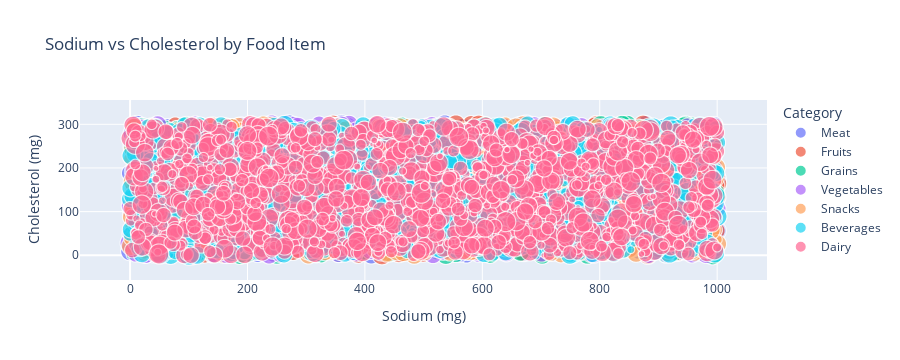

The notebook cell this image was saved under:
### Markdown cell above
## Sodium and Cholesterol Comparison

### Code cell
fig = px.scatter(DF, x='Sodium (mg)', y='Cholesterol (mg)', color='Category', size='Calories (kcal)', title='Sodium vs Cholesterol by Food Item')
fig.show()

### Figure 1 — Plotly figure (JSON) as saved in the notebook; plotly's stock layout.template omitted (floating-point values rounded to 4 significant figures; data arrays with more than 128 entries replaced by an {"elided": "..."} marker saying what was removed)
{"data": [{"hovertemplate": "Category=Meat<br>Sodium (mg)=%{x}<br>Cholesterol (mg)=%{y}<br>Calories (kcal)=%{marker.size}<extra></extra>", "legendgroup": "Meat", "marker": {"color": "#636efa", "size": {"elided": "1418 int values"}, "sizemode": "area", "sizeref": 1.5, "symbol": "circle"}, "mode": "markers", "name": "Meat", "showlegend": true, "type": "scattergl", "x": {"elided": "1418 int values"}, "xaxis": "x", "y": {"elided": "1418 int values"}, "yaxis": "y"}, {"hovertemplate": "Category=Fruits<br>Sodium (mg)=%{x}<br>Cholesterol (mg)=%{y}<br>Calories (kcal)=%{marker.size}<extra></extra>", "legendgroup": "Fruits", "marker": {"color": "#EF553B", "size": {"elided": "1453 int values"}, "sizemode": "area", "sizeref": 1.5, "symbol": "circle"}, "mode": "markers", "name": "Fruits", "showlegend": true, "type": "scattergl", "x": {"elided": "1453 int values"}, "xaxis": "x", "y": {"elided": "1453 int values"}, "yaxis": "y"}, {"hovertemplate": "Category=Grains<br>Sodium (mg)=%{x}<br>Cholesterol (mg)=%{y}<br>Calories (kcal)=%{marker.size}<extra></extra>", "legendgroup": "Grains", "marker": {"color": "#00cc96", "size": {"elided": "1384 int values"}, "sizemode": "area", "sizeref": 1.5, "symbol": "circle"}, "mode": "markers", "name": "Grains", "showlegend": true, "type": "scattergl", "x": {"elided": "1384 int values"}, "xaxis": "x", "y": {"elided": "1384 int values"}, "yaxis": "y"}, {"hovertemplate": "Category=Vegetables<br>Sodium (mg)=%{x}<br>Cholesterol (mg)=%{y}<br>Calories (kcal)=%{marker.size}<extra></extra>", "legendgroup": "Vegetables", "marker": {"color": "#ab63fa", "size": {"elided": "1408 int values"}, "sizemode": "area", "sizeref": 1.5, "symbol": "circle"}, "mode": "markers", "name": "Vegetables", "showlegend": true, "type": "scattergl", "x": {"elided": "1408 int values"}, "xaxis": "x", "y": {"elided": "1408 int values"}, "yaxis": "y"}, {"hovertemplate": "Category=Snacks<br>Sodium (mg)=%{x}<br>Cholesterol (mg)=%{y}<br>Calories (kcal)=%{marker.size}<extra></extra>", "legendgroup": "Snacks", "marker": {"color": "#FFA15A", "size": {"elided": "1432 int values"}, "sizemode": "area", "sizeref": 1.5, "symbol": "circle"}, "mode": "markers", "name": "Snacks", "showlegend": true, "type": "scattergl", "x": {"elided": "1432 int values"}, "xaxis": "x", "y": {"elided": "1432 int values"}, "yaxis": "y"}, {"hovertemplate": "Category=Beverages<br>Sodium (mg)=%{x}<br>Cholesterol (mg)=%{y}<br>Calories (kcal)=%{marker.size}<extra></extra>", "legendgroup": "Beverages", "marker": {"color": "#19d3f3", "size": {"elided": "1445 int values"}, "sizemode": "area", "sizeref": 1.5, "symbol": "circle"}, "mode": "markers", "name": "Beverages", "showlegend": true, "type": "scattergl", "x": {"elided": "1445 int values"}, "xaxis": "x", "y": {"elided": "1445 int values"}, "yaxis": "y"}, {"hovertemplate": "Category=Dairy<br>Sodium (mg)=%{x}<br>Cholesterol (mg)=%{y}<br>Calories (kcal)=%{marker.size}<extra></extra>", "legendgroup": "Dairy", "marker": {"color": "#FF6692", "size": {"elided": "1460 int values"}, "sizemode": "area", "sizeref": 1.5, "symbol": "circle"}, "mode": "markers", "name": "Dairy", "showlegend": true, "type": "scattergl", "x": {"elided": "1460 int values"}, "xaxis": "x", "y": {"elided": "1460 int values"}, "yaxis": "y"}], "layout": {"autosize": true, "height": 360, "legend": {"itemsizing": "constant", "title": {"text": "Category"}, "tracegroupgap": 0}, "title": {"text": "Sodium vs Cholesterol by Food Item"}, "xaxis": {"anchor": "y", "autorange": true, "domain": [0, 1], "range": [-78.42, 1078.0], "title": {"text": "Sodium (mg)"}, "type": "linear"}, "yaxis": {"anchor": "x", "autorange": true, "domain": [0, 1], "range": [-56.58, 355.6], "title": {"text": "Cholesterol (mg)"}, "type": "linear"}}}
